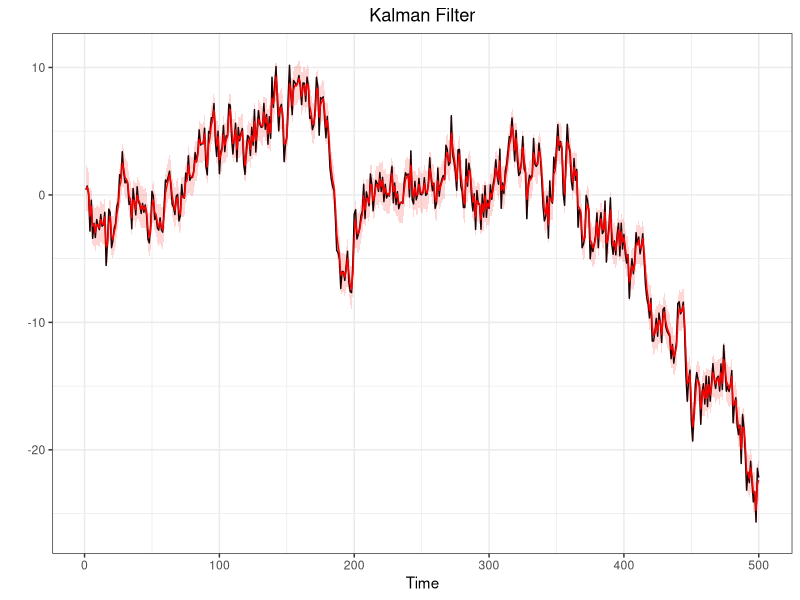

Write the R code that produced this figure.
#@@@@@@@@@@@@@@@@@@@@##
#SEQUENTIAL MONTECARLO#
#@@@@@@@@@@@@@@@@@@@@##
library(ggplot2)

#Generate a random walk plus noise
#---------------------------------
#n = sample dim
#v = obs noise
#w = state noise
#x0 = init state

dlm.sim = function(n,sigma,tau,x0){
  x    = rep(0,n)
  y        = rep(0,n)
  x[1] = rnorm(1,x0,tau)
  y[1] = rnorm(1,x[1],sigma)
  for (t in 2:n){
    x[t] = rnorm(1,x[t-1],tau)
    y[t] = rnorm(1,x[t],sigma)
  }
  return(list(x=x,y=y))
}

#Filtering, using data
#---------------------
#y = observed data

DLM = function(y,sigma2,tau2,m0,C0){
  n = length(y)
  m = rep(0,n)
  C = rep(0,n)
  for (t in 1:n){
    if (t==1){
      a = m0
      R = C0 + tau2
    }else{
      a = m[t-1]
      R = C[t-1] + tau2
    }
    A = R/(R+sigma2)
    m[t] = (1-A)*a + A*y[t]
    C[t] = A*sigma2
  }
  return(list(m=m,C=C))
}


########################################################

#Generate a random walk plus noise
#---------------------------------
n=500
tau2=1
sigma2=1
sigma=sqrt(sigma2)
tau=sqrt(tau2)
x0=0

sim<-dlm.sim(n,sigma,tau,x0)
y<-sim$y
x<-sim$x

#Kalman Filter
#-------------
m0=0
C0=100
filtval<-DLM(y,sigma2,tau2,m0,C0)
m<-filtval$m
C<-filtval$C
Low = m + qnorm(0.025)*sqrt(C)
Up = m + qnorm(0.975)*sqrt(C)

#Put everything in a data frate (for ggplot)
timeframe<-c(1:length(y))
DLM.df<-data.frame(timeframe,y,x,m,C,Low,Up)

#Plots (observetions in black and filtered states in red)
ggplot(DLM.df,aes(x=timeframe))+
  geom_line(aes(y=y))+
  geom_line(aes(y=m),col="red")+
  geom_ribbon(aes(ymin = Low, ymax = Up),
              fill="red",alpha=0.16) +
  labs(x="Time",
       y="")+
  ggtitle("Kalman Filter")+
  theme_bw()+
  theme(plot.title = element_text(hjust = 0.5))

#Sequential Importance Sampling
#------------------------------
#N = number of samples
N   = 1000
#matrix of {(x,w)_i} where i=1 to N. For n times
x<-array(0,c(n,N))
w<-array(0,c(n,N))
wnorm<-array(0,c(n,N))
ESS<-c()

#first sample {(x0,w0)_i}
  x0   = rnorm(N,m0,sqrt(C0))
  w0   = rep(1/N,N)
#second sample{(x1,w1)_i}
  x[1,] = rnorm(N,x0,tau)         #sample from N(x_{0},tau)
  w[1,] = w0*dnorm(y[1],x[1,],sigma)  #update weight
  wnorm[1,]   = w[1,]/sum(w[1,])               #normalized weight
  ESS[1]  = 1/sum(wnorm[1,]^2)
#other n-1 samples {(xt,wt)_i}
for(t in c(2,n)){
  
  x[t,]    = rnorm(N,x[t-1,],tau)         #sample from N(x_{0},tau)
  w[t,]    = w[t-1,]*dnorm(y[t],x[t,],sigma)  #update weight
  wnorm[t,]   = w[t,]/sum(w[t,])               #normalized weight
  ESS[t]  = 1/sum(wnorm[t,]^2)            #effective sample size
  
  }
#Nota: il SIS così costruito (Chopin-Papastiliopoluos) non produce ESS
  

#Sequential Importance Sampling with Resampling
#----------------------------------------------
#N = number of samples
N   = 1000
#matrix of {(x,w)_i} where i=1 to N. For n times
x<-array(0,c(n,N))
w<-array(0,c(n,N))
wnorm<-array(0,c(n,N))
ESS<-c()
  
  #first sample {(x0,w0)_i}
  x0   = rnorm(N,m0,sqrt(C0))
  w0   = rep(1/N,N)
  #second sample{(x1,w1)_i}
  x[1,] = rnorm(N,x0,tau)         #sample from N(x_{0},tau)
  w[1,] = w0*dnorm(y[1],x[1,],sigma)  #update weight
  wnorm[1,]   = w[1,]/sum(w[1,])               #normalized weight
  ESS[1]  = 1/sum(wnorm[1,]^2)
  #other n-1 samples {(xt,wt)_i}
  for(t in c(2,n)){
    
    x[t,]    = rnorm(N,x[t-1,],tau)         #sample from N(x_{0},tau)
    w[t,]    = w[t-1,]*dnorm(y[t],x[t,],sigma)  #update weight
    wnorm[t,]   = w[t,]/sum(w[t,])               #normalized weight
    ESS[t]  = 1/sum(wnorm[t,]^2)            #effective sample size
    
  }

  
  
 


